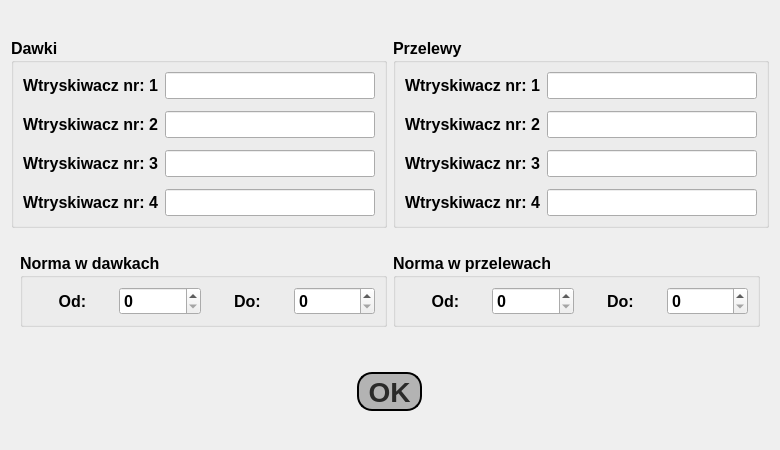
<?xml version="1.0" encoding="UTF-8"?>
<ui version="4.0">
 <class>NormDialog</class>
 <widget class="QDialog" name="NormDialog">
  <property name="geometry">
   <rect>
    <x>0</x>
    <y>0</y>
    <width>780</width>
    <height>450</height>
   </rect>
  </property>
  <property name="minimumSize">
   <size>
    <width>780</width>
    <height>450</height>
   </size>
  </property>
  <property name="maximumSize">
   <size>
    <width>780</width>
    <height>450</height>
   </size>
  </property>
  <property name="font">
   <font>
    <pointsize>12</pointsize>
    <weight>75</weight>
    <bold>true</bold>
   </font>
  </property>
  <property name="windowTitle">
   <string>Wprowadź dane</string>
  </property>
  <layout class="QVBoxLayout" name="verticalLayout">
   <item>
    <spacer name="verticalSpacer">
     <property name="orientation">
      <enum>Qt::Vertical</enum>
     </property>
     <property name="sizeHint" stdset="0">
      <size>
       <width>20</width>
       <height>40</height>
      </size>
     </property>
    </spacer>
   </item>
   <item>
    <layout class="QHBoxLayout" name="horizontalLayout">
     <item>
      <widget class="QGroupBox" name="groupBox_3">
       <property name="title">
        <string>Dawki</string>
       </property>
       <layout class="QGridLayout" name="gridLayout_3">
        <property name="verticalSpacing">
         <number>12</number>
        </property>
        <item row="0" column="0">
         <widget class="QLabel" name="label_5">
          <property name="text">
           <string>Wtryskiwacz nr: 1</string>
          </property>
         </widget>
        </item>
        <item row="0" column="1">
         <widget class="QLineEdit" name="rationLine1"/>
        </item>
        <item row="1" column="0">
         <widget class="QLabel" name="label_6">
          <property name="text">
           <string>Wtryskiwacz nr: 2</string>
          </property>
         </widget>
        </item>
        <item row="1" column="1">
         <widget class="QLineEdit" name="rationLine2"/>
        </item>
        <item row="2" column="0">
         <widget class="QLabel" name="label_7">
          <property name="text">
           <string>Wtryskiwacz nr: 3</string>
          </property>
         </widget>
        </item>
        <item row="2" column="1">
         <widget class="QLineEdit" name="rationLine3"/>
        </item>
        <item row="3" column="0">
         <widget class="QLabel" name="label_8">
          <property name="text">
           <string>Wtryskiwacz nr: 4</string>
          </property>
         </widget>
        </item>
        <item row="3" column="1">
         <widget class="QLineEdit" name="rationLine4"/>
        </item>
       </layout>
      </widget>
     </item>
     <item>
      <widget class="QGroupBox" name="groupBox_4">
       <property name="title">
        <string>Przelewy</string>
       </property>
       <layout class="QGridLayout" name="gridLayout_4">
        <property name="verticalSpacing">
         <number>12</number>
        </property>
        <item row="0" column="0">
         <widget class="QLabel" name="label_9">
          <property name="text">
           <string>Wtryskiwacz nr: 1</string>
          </property>
         </widget>
        </item>
        <item row="0" column="1">
         <widget class="QLineEdit" name="overflowLine1"/>
        </item>
        <item row="1" column="0">
         <widget class="QLabel" name="label_10">
          <property name="text">
           <string>Wtryskiwacz nr: 2</string>
          </property>
         </widget>
        </item>
        <item row="1" column="1">
         <widget class="QLineEdit" name="overflowLine2"/>
        </item>
        <item row="2" column="0">
         <widget class="QLabel" name="label_11">
          <property name="text">
           <string>Wtryskiwacz nr: 3</string>
          </property>
         </widget>
        </item>
        <item row="2" column="1">
         <widget class="QLineEdit" name="overflowLine3"/>
        </item>
        <item row="3" column="0">
         <widget class="QLabel" name="label_12">
          <property name="text">
           <string>Wtryskiwacz nr: 4</string>
          </property>
         </widget>
        </item>
        <item row="3" column="1">
         <widget class="QLineEdit" name="overflowLine4"/>
        </item>
       </layout>
      </widget>
     </item>
    </layout>
   </item>
   <item>
    <spacer name="verticalSpacer_4">
     <property name="orientation">
      <enum>Qt::Vertical</enum>
     </property>
     <property name="sizeType">
      <enum>QSizePolicy::Fixed</enum>
     </property>
     <property name="sizeHint" stdset="0">
      <size>
       <width>20</width>
       <height>10</height>
      </size>
     </property>
    </spacer>
   </item>
   <item>
    <widget class="QWidget" name="normsSubWidget" native="true">
     <layout class="QHBoxLayout" name="horizontalLayout_3">
      <item>
       <widget class="QGroupBox" name="groupBox">
        <property name="sizePolicy">
         <sizepolicy hsizetype="Preferred" vsizetype="Fixed">
          <horstretch>0</horstretch>
          <verstretch>0</verstretch>
         </sizepolicy>
        </property>
        <property name="title">
         <string>Norma w dawkach</string>
        </property>
        <layout class="QGridLayout" name="gridLayout_2">
         <item row="0" column="1">
          <widget class="QSpinBox" name="rationFromBox">
           <property name="minimum">
            <number>0</number>
           </property>
           <property name="maximum">
            <number>99999</number>
           </property>
           <property name="value">
            <number>0</number>
           </property>
          </widget>
         </item>
         <item row="0" column="0">
          <widget class="QLabel" name="label_3">
           <property name="text">
            <string>Od:</string>
           </property>
           <property name="alignment">
            <set>Qt::AlignCenter</set>
           </property>
          </widget>
         </item>
         <item row="0" column="3">
          <widget class="QSpinBox" name="rationToBox">
           <property name="minimum">
            <number>0</number>
           </property>
           <property name="maximum">
            <number>99999</number>
           </property>
           <property name="value">
            <number>0</number>
           </property>
          </widget>
         </item>
         <item row="0" column="2">
          <widget class="QLabel" name="label_4">
           <property name="text">
            <string>Do:</string>
           </property>
           <property name="alignment">
            <set>Qt::AlignCenter</set>
           </property>
          </widget>
         </item>
        </layout>
       </widget>
      </item>
      <item>
       <widget class="QGroupBox" name="groupBox_2">
        <property name="sizePolicy">
         <sizepolicy hsizetype="Preferred" vsizetype="Fixed">
          <horstretch>0</horstretch>
          <verstretch>0</verstretch>
         </sizepolicy>
        </property>
        <property name="title">
         <string>Norma w przelewach</string>
        </property>
        <layout class="QGridLayout" name="gridLayout">
         <item row="0" column="1">
          <widget class="QSpinBox" name="overflowFromBox">
           <property name="minimum">
            <number>0</number>
           </property>
           <property name="maximum">
            <number>99999</number>
           </property>
           <property name="value">
            <number>0</number>
           </property>
          </widget>
         </item>
         <item row="0" column="2">
          <widget class="QLabel" name="label_2">
           <property name="text">
            <string>Do:</string>
           </property>
           <property name="alignment">
            <set>Qt::AlignCenter</set>
           </property>
          </widget>
         </item>
         <item row="0" column="3">
          <widget class="QSpinBox" name="overflowToBox">
           <property name="minimum">
            <number>0</number>
           </property>
           <property name="maximum">
            <number>99999</number>
           </property>
           <property name="value">
            <number>0</number>
           </property>
          </widget>
         </item>
         <item row="0" column="0">
          <widget class="QLabel" name="label">
           <property name="text">
            <string>Od:</string>
           </property>
           <property name="alignment">
            <set>Qt::AlignCenter</set>
           </property>
          </widget>
         </item>
        </layout>
       </widget>
      </item>
     </layout>
    </widget>
   </item>
   <item>
    <spacer name="verticalSpacer_3">
     <property name="orientation">
      <enum>Qt::Vertical</enum>
     </property>
     <property name="sizeType">
      <enum>QSizePolicy::Fixed</enum>
     </property>
     <property name="sizeHint" stdset="0">
      <size>
       <width>20</width>
       <height>30</height>
      </size>
     </property>
    </spacer>
   </item>
   <item alignment="Qt::AlignHCenter">
    <widget class="QToolButton" name="okButton">
     <property name="sizePolicy">
      <sizepolicy hsizetype="Fixed" vsizetype="Fixed">
       <horstretch>0</horstretch>
       <verstretch>0</verstretch>
      </sizepolicy>
     </property>
     <property name="font">
      <font>
       <pointsize>21</pointsize>
       <weight>75</weight>
       <bold>true</bold>
      </font>
     </property>
     <property name="styleSheet">
      <string notr="true">background-color: #b3b3b3;
border-radius: 15px;
border-width: 2px;
border-color: black;
border-style: outset;
color: #2a2a29;</string>
     </property>
     <property name="text">
      <string>OK</string>
     </property>
    </widget>
   </item>
   <item>
    <spacer name="verticalSpacer_2">
     <property name="orientation">
      <enum>Qt::Vertical</enum>
     </property>
     <property name="sizeHint" stdset="0">
      <size>
       <width>20</width>
       <height>40</height>
      </size>
     </property>
    </spacer>
   </item>
  </layout>
 </widget>
 <resources/>
 <connections/>
</ui>
